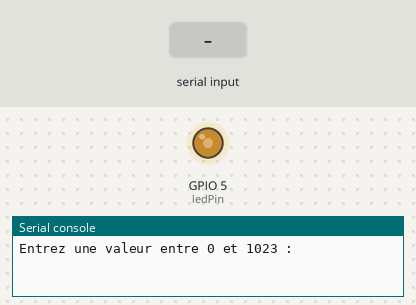
Bench run of a program on a simulated ESP32 board running MicroPython. Shown: output pins drawn as LEDs (lit = HIGH), the last lines printed to the serial console. The test bench sets the inputs (shaded band).

Above: at 1.2 s.
1.3 s: "5" typed at the serial console, then Enter
At 2.5 s:
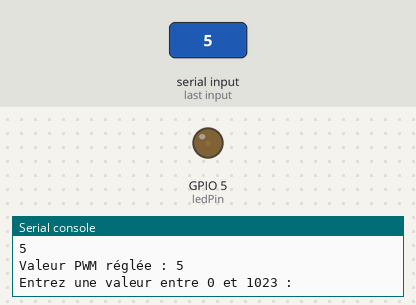
2.8 s: "0" typed at the serial console, then Enter
At 3.8 s:
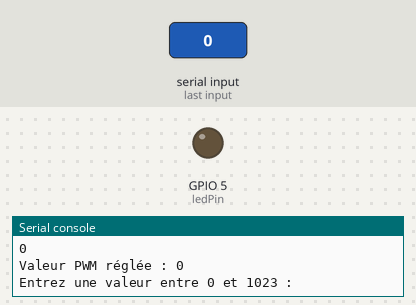
4.3 s: "1" typed at the serial console, then Enter
At 5.0 s:
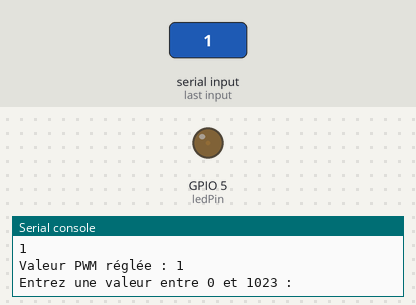
Timing chart, 0 to 7.3 s (numbered marks = the images above; inputs shaded):
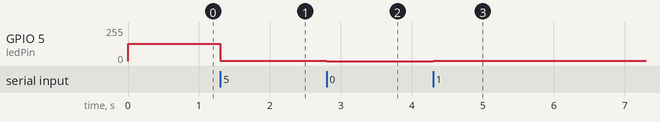

The program:

pwm.py
```python
from machine import Pin, PWM
import time

ledPin = Pin(5, Pin.OUT)
pwm = PWM(ledPin)

def map_value(value, in_min, in_max, out_min, out_max):
    return (value - in_min) * (out_max - out_min) / (in_max - in_min) + out_min

while True:
    input_value = int(input("Entrez une valeur entre 0 et 1023 : "))  # Supposons que la valeur d'entrée provient d'un capteur analogique
    pwm_value = int(map_value(input_value, 0, 1023, 0, 1023))
    pwm.duty(pwm_value)
    print("Valeur PWM réglée :", pwm_value)
    time.sleep(0.5)
```

Measured:
- after the input at 1.3 s, GPIO 5 (ledPin): 128/255 → 1/255 at once
- after the input at 2.8 s, GPIO 5 (ledPin): 1/255 → 0/255 at once
- after the input at 4.3 s, GPIO 5 (ledPin): 0/255 → 1/255 at once
